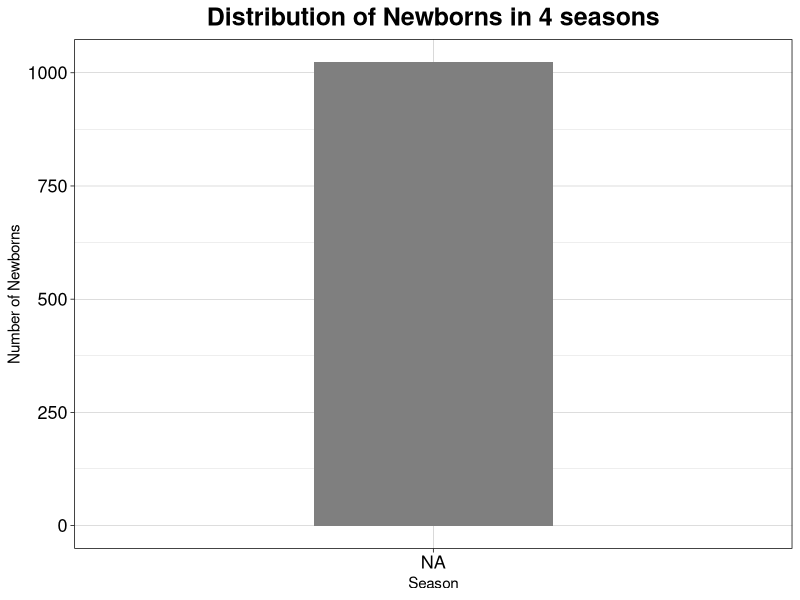

The R source for this figure: (Note: this script raises an error after producing the figure.)
## ---- chunk 1
knitr::opts_chunk$set(echo = TRUE)
## ---- chunk 2
library(ggplot2)
library(MASS)
born <- read.csv('born.csv', header = T)
born$Season <- factor(born$Season,levels(born$Season)[c(2,3,1,4)])
nrow(born)
born.table = table(born$Season)
born.table
## ---- chunk 3
ggplot(born,aes(x=Season,fill=Season))+geom_bar(stat='count',width = 0.4)+
  ylab("Number of Newborns") + ggtitle("Distribution of Newborns in 4 seasons")+
  theme_linedraw() + scale_fill_manual(values=c('gray75','gray56','grey41','grey26'))+
  theme(axis.text=element_text(size=13),
          plot.title = element_text(size = 18, hjust=0.5, face = 'bold'),
          legend.position="none")
## ---- chunk 4
# Pearson's Chi-Square Test
the.test <- chisq.test(born.table,p = c(1/4,1/4,1/4,1/4),correct = FALSE)
the.test$statistic
the.test$p.value
## ---- chunk 5
## Wilson-Adjusted Bonferroni Corrected Confidence Intervals
alpha <- .05  ## at the 95% confidence level
g <- 4
n <- sum(born.table)
y1 <- born.table[1]
y2 <- born.table[2]
y3 <- born.table[3]
y4 <- born.table[4]

CI1 = prop.test(y1+2,n+4,conf.level = 1-alpha/(g),correct = FALSE)$conf.int
CI2 = prop.test(y2+2,n+4,conf.level = 1-alpha/(g),correct = FALSE)$conf.int
CI3 = prop.test(y3+2,n+4,conf.level = 1-alpha/(g),correct = FALSE)$conf.int
CI4 = prop.test(y4+2,n+4,conf.level = 1-alpha/(g),correct = FALSE)$conf.int

results = rbind(CI1,CI2,CI3,CI4)
colnames(results) = c("Lower","Upper")
rownames(results) = names(born.table)
results
## ---- chunk 6
horror = read.csv('horror.csv')
n_sum = nrow(horror)
table_data = table(horror)
y1 = table_data[1,1]
y2 = table_data[1,2]
y3 = table_data[1,3]
y4 = table_data[1,4]
n1 = sum(table_data[,1])
n2 = sum(table_data[,2])
n3 = sum(table_data[,3])
n4 = sum(table_data[,4])
barplot(table_data, beside = TRUE, main = 'Gender vs Death Type', legend.text = rownames(table_data), args.legend = list(x = 'topleft')) 
## ---- chunk 7
table2 = table(horror$death, horror$gen)
mosaicplot(table2, main = 'Gender vs Death Type')
## ---- chunk 8
table_data
## ---- chunk 9
pearson.test = chisq.test(table_data, correct = FALSE)
test.stat = pearson.test$statistic
p.val = pearson.test$p.value
expt = pearson.test$expected
stdres = pearson.test$stdres
x_sqr = (pearson.test$observed - pearson.test$expected)^2/pearson.test$expected
## ---- chunk 10
expt
stdres
x_sqr
## ---- chunk 11
g = 6
alpha = 0.05
ci1 = prop.test(c(y1+1, y2+1), c(n1+2, n2+2), correct = FALSE, conf.level = 1 - alpha/g)$conf.int[1:2]
ci2 = prop.test(c(y1+1, y3+1), c(n1+2, n3+2), correct = FALSE, conf.level = 1 - alpha/g)$conf.int[1:2]
ci3 = prop.test(c(y1+1, y4+1), c(n1+2, n4+2), correct = FALSE, conf.level = 1 - alpha/g)$conf.int[1:2]
ci4 = prop.test(c(y2+1, y3+1), c(n2+2, n3+2), correct = FALSE, conf.level = 1 - alpha/g)$conf.int[1:2]
ci5 = prop.test(c(y2+1, y4+1), c(n2+2, n4+2), correct = FALSE, conf.level = 1 - alpha/g)$conf.int[1:2]
ci6 = prop.test(c(y3+1, y4+1), c(n3+2, n4+2), correct = FALSE, conf.level = 1 - alpha/g)$conf.int[1:2]
results = rbind(ci1, ci2, ci3, ci4, ci5, ci6)
colnames(results) = c('Lower','Upper')
rownames(results) = c('P(female|BFT)-P(female|Other)','P(female|BFT)-P(female|Shot)','P(female|BFT)-P(female|Stabbed)','P(female|Other)-P(female|Shot)','P(female|Other)-P(female|Stabbed)','P(female|Shot)-P(female|Stabbed)')
results
## ---- chunk 12
table_p1 = table_data[,c(1,2)]
table_p2 = cbind(rowSums(table_p1), table_data[,3])
colnames(table_p2) = c('B+O','Shot')
table_p3 = cbind(rowSums(table_p2), table_data[,4])
colnames(table_p3) = c('B+O+Shot','Stabbed')

pearson.test1 = chisq.test(table_p1, correct = FALSE)
test.stat1 = pearson.test1$statistic
p.val1 = pearson.test1$p.value

pearson.test2 = chisq.test(table_p2, correct = FALSE)
test.stat2 = pearson.test2$statistic
p.val2 = pearson.test2$p.value

pearson.test3 = chisq.test(table_p3, correct = FALSE)
test.stat3 = pearson.test3$statistic
p.val3 = pearson.test3$p.value
